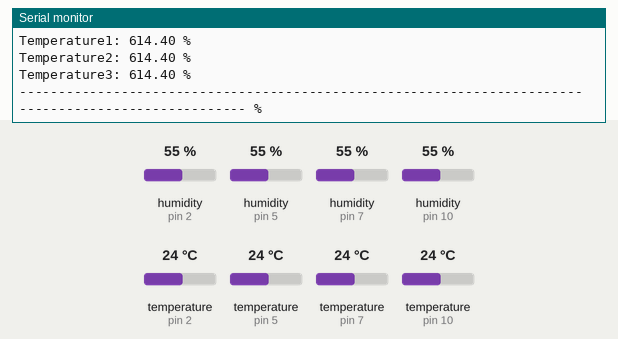
This sketch was run on a simulated Arduino Uno, built with avr-gcc and run on an emulated ATmega328P. Parts: the last lines printed to the serial monitor. Wiring (inferred from the names in the program): 4 × DHT11 sensor: data pin 2 / data pin 5 / data pin 7 / data pin 10. Inputs (shaded band) come from the test bench; at power-on: temperature (sensors on pin 2, pin 5, pin 7, pin 10) 24 °C, humidity (sensors on pin 2, pin 5, pin 7, pin 10) 55 %.

Above: at 6.1 s.
6.2 s: temperature (sensor on pin 2) set to 12 °C
10.6 s: temperature (sensor on pin 5) set to 12 °C
15.0 s: temperature (sensor on pin 7) set to 12 °C
At 16.3 s:
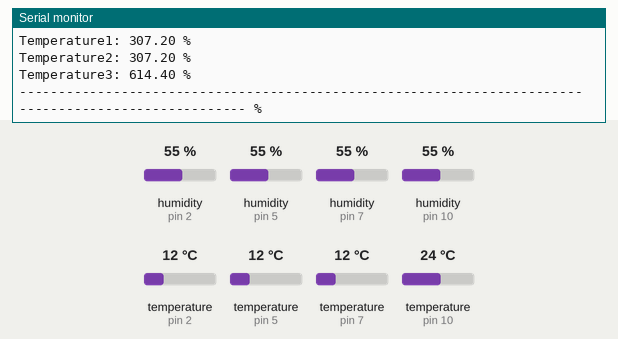
19.4 s: temperature (sensor on pin 10) set to 12 °C
At 22.7 s:
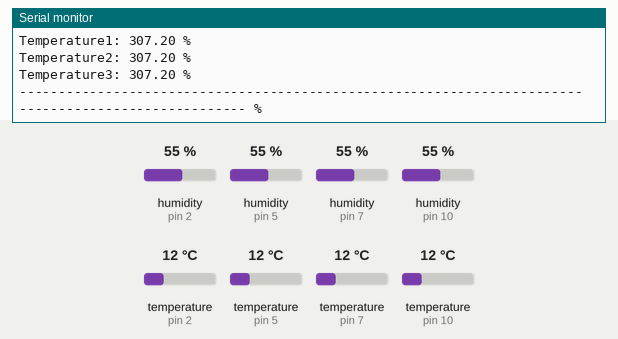
23.8 s: temperature (sensor on pin 2) set to 19 °C
28.2 s: temperature (sensor on pin 5) set to 19 °C
Timing chart, 0 to 31.2 s (numbered marks = the images above; inputs shaded):
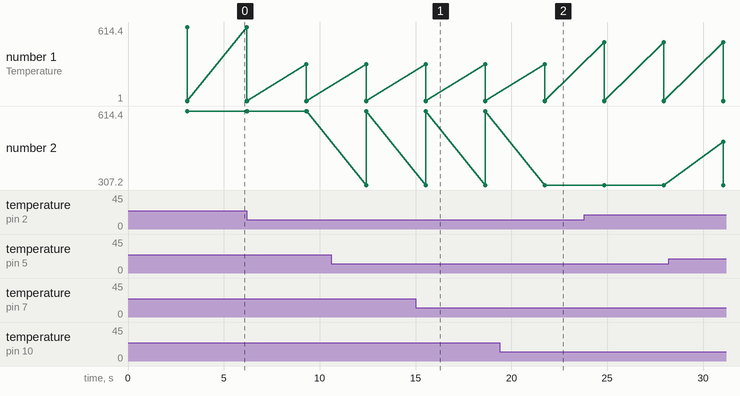

The sketch:

DHT22tester.ino
```cpp
// Example testing sketch for various DHT humidity/temperature sensors
// Written by ladyada, public domain

#include "DHT.h"

#define DHTPIN 2     // what digital pin we're connected to
#define DHTPIN1 5
#define DHTPIN2 7
#define DHTPIN3 10

// Uncomment whatever type you're using!
//#define DHTTYPE DHT11   // DHT 11
#define DHTTYPE DHT22   // DHT 22  (AM2302), AM2321
//#define DHTTYPE1 DHT22
//#define DHTTYPE2 DHT22
//#define DHTTYPE3 DHT22
//#define DHTTYPE DHT21   // DHT 21 (AM2301)

// Connect pin 1 (on the left) of the sensor to +5V
// NOTE: If using a board with 3.3V logic like an Arduino Due connect pin 1
// to 3.3V instead of 5V!
// Connect pin 2 of the sensor to whatever your DHTPIN is
// Connect pin 4 (on the right) of the sensor to GROUND
// Connect a 10K resistor from pin 2 (data) to pin 1 (power) of the sensor

// Initialize DHT sensor.
// Note that older versions of this library took an optional third parameter to
// tweak the timings for faster processors.  This parameter is no longer needed
// as the current DHT reading algorithm adjusts itself to work on faster procs.
DHT dht(DHTPIN, DHTTYPE);
DHT dht1(DHTPIN1, DHTTYPE);
DHT dht2(DHTPIN2, DHTTYPE);
DHT dht3(DHTPIN3, DHTTYPE);

void setup() {
  Serial.begin(115200);
  Serial.println("DHTxx test!");

  dht.begin();
}

void loop() {
  // Wait a few seconds between measurements.
  delay(2000);

  // Reading temperature or humidity takes about 250 milliseconds!
  // Sensor readings may also be up to 2 seconds 'old' (its a very slow sensor)
  float h = dht.readHumidity();
  // Read temperature as Celsius (the default)
  float t = dht.readTemperature();
  float t1 = dht1.readTemperature();
  float t2 = dht2.readTemperature();
  float t3 = dht3.readTemperature();
  // Read temperature as Fahrenheit (isFahrenheit = true)
  float f = dht.readTemperature(true);

  // Check if any reads failed and exit early (to try again).
  if (isnan(h) || isnan(t) || isnan(f)) {
    Serial.println("Failed to read from DHT sensor!");
    return;
  }

  // Compute heat index in Fahrenheit (the default)
  float hif = dht.computeHeatIndex(f, h);
  // Compute heat index in Celsius (isFahreheit = false)
  float hic = dht.computeHeatIndex(t, h, false);

//  Serial.print("Humidity: ");
//  Serial.print(h);
//  Serial.print(" %\t");
  Serial.print("Temperature: ");
  Serial.print(t);
  Serial.print(" %\n");
  Serial.print("Temperature1: ");
  Serial.print(t1);
  Serial.print(" %\n");
  Serial.print("Temperature2: ");
  Serial.print(t2);
  Serial.print(" %\n");
  Serial.print("Temperature3: ");
  Serial.print(t3);
  Serial.print(" %\n");
  Serial.print("----------------------------------------------------------------------------------------------------- %\n");

  //Serial.print(" *C ");
  //Serial.print(f);
  //Serial.print(" *F\t");
  //Serial.print("Heat index: ");
  //Serial.print(hic);
  //Serial.print(" *C ");
  //Serial.print(hif);
//  Serial.println(" *F");
}
```

Measured:
- after the input at 15.0 s, the serial monitor: prints a new line after 0.53 s (image 1)
- after the input at 19.4 s, the serial monitor: prints a new line after 2.3 s (image 2)
